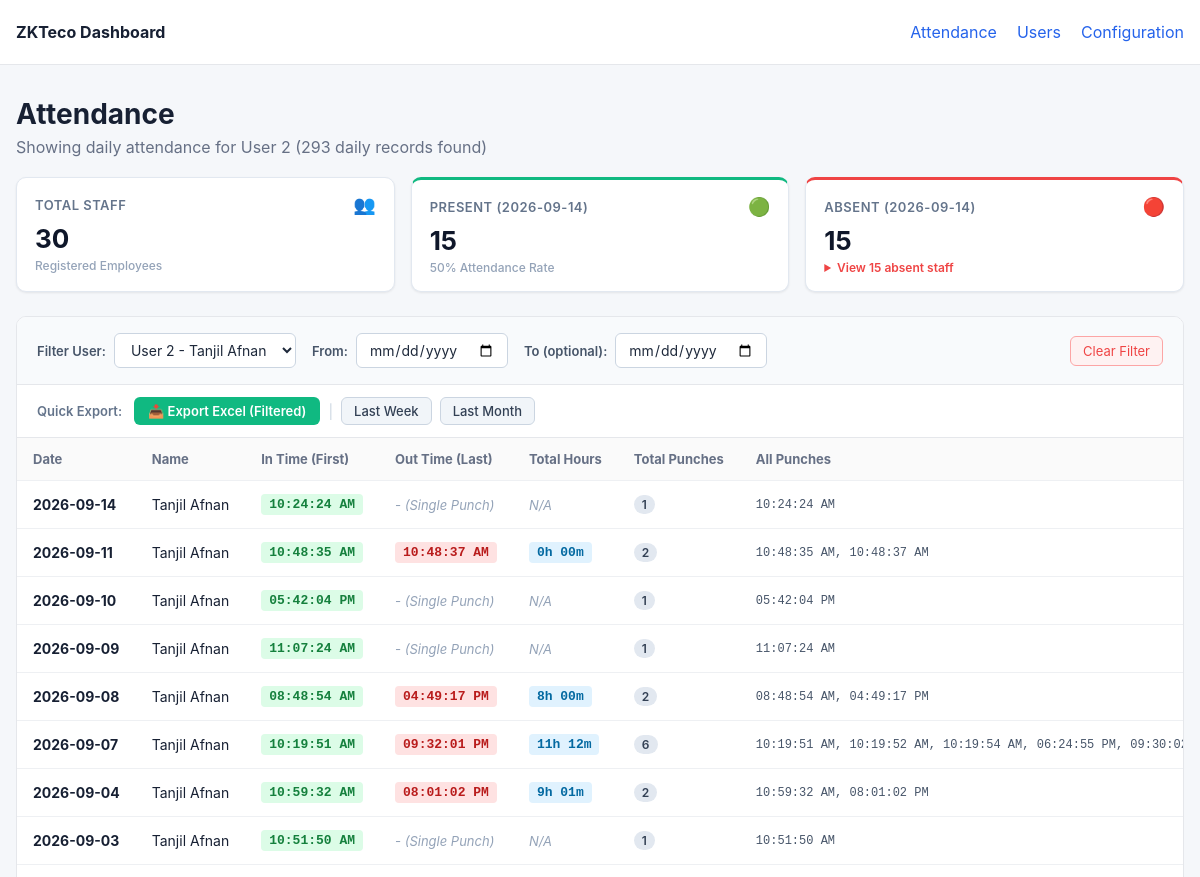
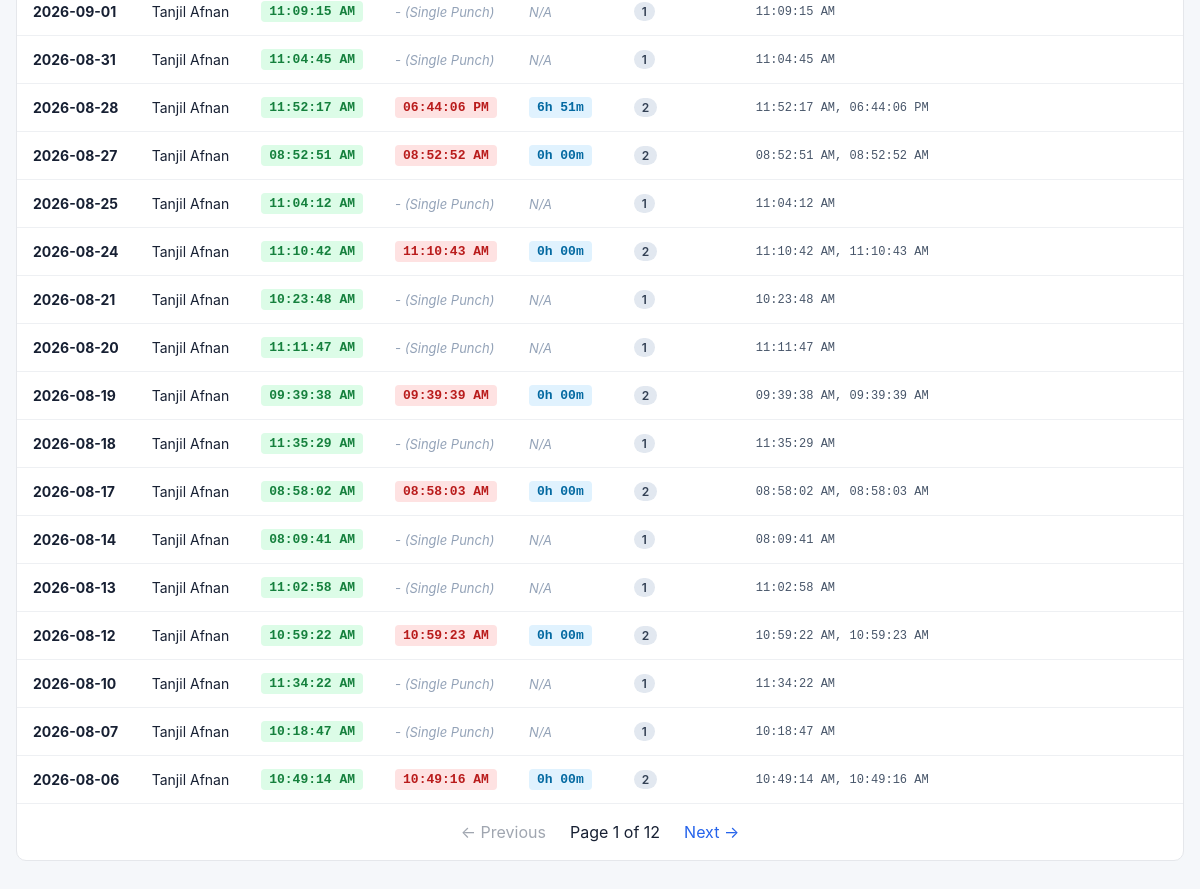
Page /?user_id=2 on the committed database (2 pictures, top to bottom).
### tables this page shows
CREATE TABLE users (
            user_id TEXT PRIMARY KEY,
            name TEXT,
            privilege TEXT,
            created_at TEXT DEFAULT CURRENT_TIMESTAMP,
            updated_at TEXT DEFAULT CURRENT_TIMESTAMP
        );

### dashboard/app.py (the view)
@app.route("/")
def attendance():
    selected_user_id = request.args.get("user_id", "").strip()
    selected_from_date = request.args.get("from_date", "").strip()
    selected_to_date = request.args.get("to_date", "").strip()
    try:
        page = max(1, int(request.args.get("page", 1)))
    except ValueError:
        page = 1
    per_page = 25
    offset = (page - 1) * per_page
    db = get_db()
    all_users = db.execute(
        "SELECT user_id, name FROM users ORDER BY CAST(user_id AS INTEGER), user_id"
    ).fetchall()
    if selected_from_date and selected_to_date and selected_from_date == selected_to_date:
        target_date = selected_from_date
    elif selected_from_date and not selected_to_date:
        target_date = selected_from_date
    else:
        latest_date_row = db.execute("SELECT MAX(DATE(timestamp)) FROM attendance").fetchone()
        target_date = latest_date_row[0] if latest_date_row and latest_date_row[0] else datetime.now().strftime("%Y-%m-%d")
    present_rows = db.execute(
        "SELECT DISTINCT user_id FROM attendance WHERE DATE(timestamp) = ?",
        (target_date,),
    ).fetchall()
    present_uids = set(r[0] for r in present_rows)
    total_staff = len(all_users)
    present_count = len(present_uids)
    absent_count = max(0, total_staff - present_count)
    absent_users = [dict(u) for u in all_users if u["user_id"] not in present_uids]
    analytics = {
        "target_date": target_date,
        "total_staff": total_staff,
        "present_count": present_count,
        "absent_count": absent_count,
        "absent_users": absent_users,
    }
    conditions = []
    params = []
    if selected_user_id:
        conditions.append("a.user_id = ?")
        params.append(selected_user_id)
    if selected_from_date:
        conditions.append("DATE(a.timestamp) >= ?")
        params.append(selected_from_date)
    if selected_to_date:
        conditions.append("DATE(a.timestamp) <= ?")
        params.append(selected_to_date)
    where_clause = f"WHERE {' AND '.join(conditions)}" if conditions else ""
    count_sql = f"SELECT COUNT(*) FROM (SELECT 1 FROM attendance a {where_clause} GROUP BY a.user_id, DATE(a.timestamp))"
    total = db.execute(count_sql, params).fetchone()[0]
    rows_sql = f"""
        SELECT
            DATE(a.timestamp) AS date,
            a.user_id,
            COALESCE(u.name, 'Unknown') AS name,
            MIN(a.timestamp) AS min_ts,
            MAX(a.timestamp) AS max_ts,
            strftime('%I:%M:%S %p', MIN(a.timestamp)) AS in_time,
            strftime('%I:%M:%S %p', MAX(a.timestamp)) AS out_time,
            COUNT(*) AS total_punches,
            GROUP_CONCAT(strftime('%I:%M:%S %p', a.timestamp), ', ') AS all_punches
        FROM attendance a
        LEFT JOIN users u
            ON u.user_id = a.user_id
        {where_clause}
        GROUP BY a.user_id, DATE(a.timestamp)
        ORDER BY date DESC, CAST(a.user_id AS INTEGER), a.user_id
        LIMIT ? OFFSET ?
    """
    raw_rows = db.execute(rows_sql, params + [per_page, offset]).fetchall()
    db.close()
    rows = []
    for r in raw_rows:
        row_dict = dict(r)
        row_dict["total_hours"] = compute_total_hours(r["min_ts"], r["max_ts"], r["total_punches"])
        rows.append(row_dict)
    total_pages = max(1, (total + per_page - 1) // per_page)
    return render_template(
        "attendance.html",
        rows=rows,
        users_list=all_users,
        selected_user_id=selected_user_id,
        selected_from_date=selected_from_date,
        selected_to_date=selected_to_date,
        analytics=analytics,
        page=page,
        per_page=per_page,
        total=total,
        total_pages=total_pages,
    )

### dashboard/app.py (called while the page is built)
def get_db():
    db = sqlite3.connect(DB_FILE)
    db.row_factory = sqlite3.Row
    return db

def compute_total_hours(min_ts, max_ts, total_punches):
    if total_punches > 1 and min_ts and max_ts:
        try:
            t_in = datetime.fromisoformat(min_ts)
            t_out = datetime.fromisoformat(max_ts)
            diff = t_out - t_in
            secs = int(diff.total_seconds())
            if secs > 0:
                h = secs // 3600
                m = (secs % 3600) // 60
                return f"{h}h {m:02d}m"
        except Exception:
            pass
    return "N/A"

### dashboard/templates/attendance.html (shortened to what this page needs)
{% extends "base.html" %}
{% block content %}
<div class="page-header">
    <div>
        <h1>Attendance</h1>
        <p>
            {% if selected_from_date and selected_to_date %}
                Showing attendance {% if selected_user_id %}for User {{ selected_user_id }} {% endif %}from {{ selected_from_date }} to {{ selected_to_date }} ({{ total }} daily records found)
            {% elif selected_from_date %}
                Showing attendance {% if selected_user_id %}for User {{ selected_user_id }} {% endif %}from {{ selected_from_date }} onwards ({{ total }} daily records found)
            {% elif selected_to_date %}
                Showing attendance {% if selected_user_id %}for User {{ selected_user_id }} {% endif %}up to {{ selected_to_date }} ({{ total }} daily records found)
            {% elif selected_user_id %}
                Showing daily attendance for User {{ selected_user_id }} ({{ total }} daily records found)
            {% else %}
                {{ total }} total daily attendance records
            {% endif %}
        </p>
    </div>
</div>
<div class="kpi-grid">
    <div class="kpi-card">
        <div class="kpi-header">
            <span class="kpi-label">Total Staff</span>
            <span class="kpi-icon">👥</span>
        </div>
        <div class="kpi-value">{{ analytics.total_staff }}</div>
        <div class="kpi-sub">Registered Employees</div>
    </div>
    <div class="kpi-card kpi-card-success">
        <div class="kpi-header">
            <span class="kpi-label">Present ({{ analytics.target_date }})</span>
            <span class="kpi-icon">🟢</span>
        </div>
        <div class="kpi-value">{{ analytics.present_count }}</div>
        <div class="kpi-sub">{{ ((analytics.present_count / (analytics.total_staff or 1)) * 100)|round|int }}% Attendance Rate</div>
    </div>
    <div class="kpi-card kpi-card-danger">
        <div class="kpi-header">
            <span class="kpi-label">Absent ({{ analytics.target_date }})</span>
            <span class="kpi-icon">🔴</span>
        </div>
        <div class="kpi-value">{{ analytics.absent_count }}</div>
        <div class="kpi-sub">
            {% if analytics.absent_count > 0 %}
                <details class="absent-details">
                    <summary>View {{ analytics.absent_count }} absent staff</summary>
                </details>
            {% else %}
                All staff present!
            {% endif %}
        </div>
    </div>
</div>
<div class="card">
    <form method="GET" action="{{ url_for('attendance') }}" class="filter-bar">
        <div class="filter-group">
            <label for="user-select">Filter User:</label>
            <select name="user_id" id="user-select" onchange="this.form.submit()">
                {% for u in users_list %}
                    <option value="{{ u.user_id }}" {% if u.user_id == selected_user_id %}selected{% endif %}>
                        User {{ u.user_id }} - {{ u.name }}
                    </option>
                {% endfor %}
            </select>
        </div>
        <div class="filter-group">
            <label for="from-date">From:</label>
            <input type="date" name="from_date" id="from-date" value="{{ selected_from_date }}" onchange="this.form.submit()">
        </div>
        <div class="filter-group">
            <label for="to-date">To (optional):</label>
            <input type="date" name="to_date" id="to-date" value="{{ selected_to_date }}" onchange="this.form.submit()">
        </div>
        {% if selected_user_id or selected_from_date or selected_to_date %}
            <a href="{{ url_for('attendance') }}" class="btn-clear">Clear Filter</a>
        {% endif %}
    </form>
    <div class="export-bar">
        <div class="export-label">Quick Export:</div>
        <div class="export-buttons">
            <a href="{{ url_for('export_excel', user_id=selected_user_id, from_date=selected_from_date, to_date=selected_to_date) }}" class="btn-export">
                📥 Export Excel {% if not selected_user_id and not selected_from_date and not selected_to_date %}(Latest Month){% else %}(Filtered){% endif %}
            </a>
            <span class="divider">|</span>
            <a href="{{ url_for('export_excel', preset='last_week', user_id=selected_user_id) }}" class="btn-preset">Last Week</a>
            <a href="{{ url_for('export_excel', preset='last_month', user_id=selected_user_id) }}" class="btn-preset">Last Month</a>
        </div>
    </div>
    <div class="table-wrap">
        <table>
            <thead>
                <tr>
                    <th>Date</th>
                    <th>Name</th>
                    <th>In Time (First)</th>
                    <th>Out Time (Last)</th>
                    <th>Total Hours</th>
                    <th>Total Punches</th>
                    <th>All Punches</th>
                </tr>
            </thead>
            <tbody>
            {% for row in rows %}
                <tr>
                    <td><strong>{{ row.date }}</strong></td>
                    <td>{{ row.name }}</td>
                    <td>
                        <span class="time-tag in-time">{{ row.in_time }}</span>
                    </td>
                    <td>
                        {% if row.total_punches > 1 %}
                            <span class="time-tag out-time">{{ row.out_time }}</span>
                        {% else %}
                            <span class="single-punch">- (Single Punch)</span>
                        {% endif %}
                    </td>
                    <td>
                        <span class="{% if row.total_hours != 'N/A' %}hours-tag{% else %}single-punch{% endif %}">
                            {{ row.total_hours }}
                        </span>
                    </td>
                    <td><span class="badge">{{ row.total_punches }}</span></td>
                    <td class="punch-list">{{ row.all_punches }}</td>
                </tr>
            {% else %}
                <tr>
                    <td colspan="7" class="empty">No attendance records found.</td>
                </tr>
            {% endfor %}
            </tbody>
        </table>
    </div>
    {% include "_pagination.html" %}
</div>
{% endblock %}

### dashboard/static/style.css (style rules this page uses)
* { box-sizing: border-box; }
body { margin: 0; background: #f5f7fa; color: #172033; font-family: -apple-system, BlinkMacSystemFont, "Segoe UI", sans-serif; }
.page-header { margin-bottom: 20px; }
h1 { margin: 0 0 6px; font-size: 28px; }
p { margin: 0; color: #667085; }
.card { background: white; border: 1px solid #e5e7eb; border-radius: 10px; overflow: hidden; }
.table-wrap { overflow-x: auto; }
table { width: 100%; border-collapse: collapse; }
th, td { padding: 13px 16px; text-align: left; border-bottom: 1px solid #eef0f3; white-space: nowrap; }
th { background: #fafafa; font-size: 13px; color: #667085; }
td { font-size: 14px; }
.filter-bar { padding: 16px 20px; background: #f8fafc; border-bottom: 1px solid #e5e7eb; display: flex; align-items: center; flex-wrap: wrap; gap: 16px; }
.filter-group { display: flex; align-items: center; gap: 8px; }
.filter-group label { font-size: 13px; font-weight: 600; color: #475569; }
.filter-group select, .filter-group input[type="date"] { padding: 7px 12px; border: 1px solid #cbd5e1; border-radius: 6px; background-color: #ffffff; font-size: 14px; font-family: inherit; color: #1e293b; outline: none; cursor: pointer; transition: border-color 0.15s ease; }
.btn-clear { margin-left: auto; font-size: 13px; color: #ef4444; text-decoration: none; padding: 6px 12px; border-radius: 6px; border: 1px solid #fca5a5; background: #fef2f2; transition: all 0.15s ease; }
.time-tag { display: inline-block; padding: 3px 8px; border-radius: 4px; font-size: 13px; font-family: ui-monospace, SFMono-Regular, Menlo, Monaco, Consolas, monospace; font-weight: 600; }
.time-tag.in-time { background: #dcfce7; color: #15803d; }
.time-tag.out-time { background: #fee2e2; color: #b91c1c; }
.hours-tag { display: inline-block; padding: 3px 8px; border-radius: 4px; font-size: 13px; font-family: ui-monospace, SFMono-Regular, Menlo, Monaco, Consolas, monospace; font-weight: 600; background: #e0f2fe; color: #0369a1; }
.single-punch { font-size: 13px; color: #94a3b8; font-style: italic; }
.badge { display: inline-block; padding: 2px 8px; border-radius: 12px; font-size: 12px; font-weight: 600; background: #e2e8f0; color: #334155; }
.punch-list { font-family: ui-monospace, SFMono-Regular, Menlo, Monaco, Consolas, monospace; font-size: 12px; color: #475569; }
.export-bar { padding: 12px 20px; background: #ffffff; border-bottom: 1px solid #e5e7eb; display: flex; align-items: center; gap: 12px; flex-wrap: wrap; }
.export-label { font-size: 13px; font-weight: 600; color: #64748b; }
.export-buttons { display: flex; align-items: center; gap: 8px; flex-wrap: wrap; }
.btn-export { display: inline-flex; align-items: center; gap: 6px; padding: 6px 14px; background-color: #10b981; color: #ffffff; font-size: 13px; font-weight: 600; border-radius: 6px; text-decoration: none; transition: background-color 0.15s ease; }
.btn-preset { display: inline-flex; align-items: center; padding: 5px 12px; background-color: #f1f5f9; color: #334155; font-size: 13px; font-weight: 500; border-radius: 6px; border: 1px solid #cbd5e1; text-decoration: none; transition: all 0.15s ease; }
.divider { color: #cbd5e1; font-size: 14px; }
.kpi-grid { display: grid; grid-template-columns: repeat(auto-fit, minmax(200px, 1fr)); gap: 16px; margin-bottom: 24px; }
.kpi-card { background: #ffffff; border-radius: 10px; padding: 16px 18px; box-shadow: 0 1px 3px rgba(0, 0, 0, 0.05), 0 1px 2px rgba(0, 0, 0, 0.03); border: 1px solid #e2e8f0; position: relative; overflow: hidden; transition: transform 0.15s ease, box-shadow 0.15s ease; }
.kpi-header { display: flex; justify-content: space-between; align-items: center; margin-bottom: 8px; }
.kpi-label { font-size: 13px; font-weight: 600; color: #64748b; text-transform: uppercase; letter-spacing: 0.5px; }
.kpi-icon { font-size: 18px; }
.kpi-value { font-size: 26px; font-weight: 700; color: #0f172a; line-height: 1.2; margin-bottom: 4px; }
.kpi-sub { font-size: 12px; color: #94a3b8; font-weight: 500; }
.kpi-card-success { border-top: 3px solid #10b981; }
.kpi-card-danger { border-top: 3px solid #ef4444; }
.absent-details summary { font-size: 12px; color: #ef4444; cursor: pointer; font-weight: 600; user-select: none; outline: none; }

### rows in the picture
users: date "2026-09-14", name "Tanjil Afnan", in_time "10:24:24 AM", shows "- (Single Punch)", total_hours "N/A", total_punches "1", all_punches "10:24:24 AM", date "2026-09-11", in_time "10:48:35 AM", out_time "10:48:37 AM", total_hours "0h 00m", total_punches "2", all_punches "10:48:35 AM, 10:48:37 AM", date "2026-09-08", in_time "08:48:54 AM", out_time "04:49:17 PM", total_hours "8h 00m", all_punches "08:48:54 AM, 04:49:17 PM", date "2026-09-04", in_time "10:59:32 AM", out_time "08:01:02 PM", total_hours "9h 01m", all_punches "10:59:32 AM, 08:01:02 PM", date "2026-08-28", in_time "11:52:17 AM", out_time "06:44:06 PM", total_hours "6h 51m", all_punches "11:52:17 AM, 06:44:06 PM", date "2026-08-27", in_time "08:52:51 AM", out_time "08:52:52 AM", all_punches "08:52:51 AM, 08:52:52 AM", date "2026-08-24", in_time "11:10:42 AM", out_time "11:10:43 AM", all_punches "11:10:42 AM, 11:10:43 AM", date "2026-08-19", in_time "09:39:38 AM", out_time "09:39:39 AM", all_punches "09:39:38 AM, 09:39:39 AM", date "2026-08-17", in_time "08:58:02 AM", out_time "08:58:03 AM", all_punches "08:58:02 AM, 08:58:03 AM", date "2026-08-12", in_time "10:59:22 AM", out_time "10:59:23 AM", all_punches "10:59:22 AM, 10:59:23 AM", date "2026-08-06", in_time "10:49:14 AM", out_time "10:49:16 AM", all_punches "10:49:14 AM, 10:49:16 AM"

### other values in the picture
{{ selected_user_id }} "2"
{{ total }} "293"
{{ analytics.total_staff }} "30"
{{ analytics.target_date }} "2026-09-14"
{{ analytics.present_count }} "15"
{{ analytics.absent_count }} "15"
{{ row.date }} "2026-09-10" "2026-09-09" "2026-09-07" "2026-09-03" "2026-09-01" "2026-08-31" "2026-08-25" "2026-08-21" "2026-08-20" "2026-08-18" "2026-08-14" "2026-08-13" "2026-08-10" "2026-08-07"
{{ row.name }} "Tanjil Afnan" "Tanjil Afnan" "Tanjil Afnan" "Tanjil Afnan" "Tanjil Afnan" "Tanjil Afnan" "Tanjil Afnan" "Tanjil Afnan" "Tanjil Afnan" "Tanjil Afnan" "Tanjil Afnan" "Tanjil Afnan" "Tanjil Afnan" "Tanjil Afnan"
{{ row.in_time }} "05:42:04 PM" "11:07:24 AM" "10:19:51 AM" "10:51:50 AM" "11:09:15 AM" "11:04:45 AM" "11:04:12 AM" "10:23:48 AM" "11:11:47 AM" "11:35:29 AM" "08:09:41 AM" "11:02:58 AM" "11:34:22 AM" "10:18:47 AM"
{{ row.total_hours }} "N/A" "N/A" "11h 12m" "N/A" "N/A" "N/A" "N/A" "N/A" "N/A" "N/A" "N/A" "N/A" "N/A" "N/A"
{{ row.total_punches }} "1" "1" "6" "1" "1" "1" "1" "1" "1" "1" "1" "1" "1" "1"
{{ row.all_punches }} "05:42:04 PM" "11:07:24 AM" "10:19:51 AM, 10:19:52 AM, 10:19:54 AM, 06:24:55 PM,…" "10:51:50 AM" "11:09:15 AM" "11:04:45 AM" "11:04:12 AM" "10:23:48 AM" "11:11:47 AM" "11:35:29 AM" "08:09:41 AM" "11:02:58 AM" "11:34:22 AM" "10:18:47 AM"
{{ row.out_time }} "09:32:01 PM"
{{ page }} "1"
{{ total_pages }} "12"
